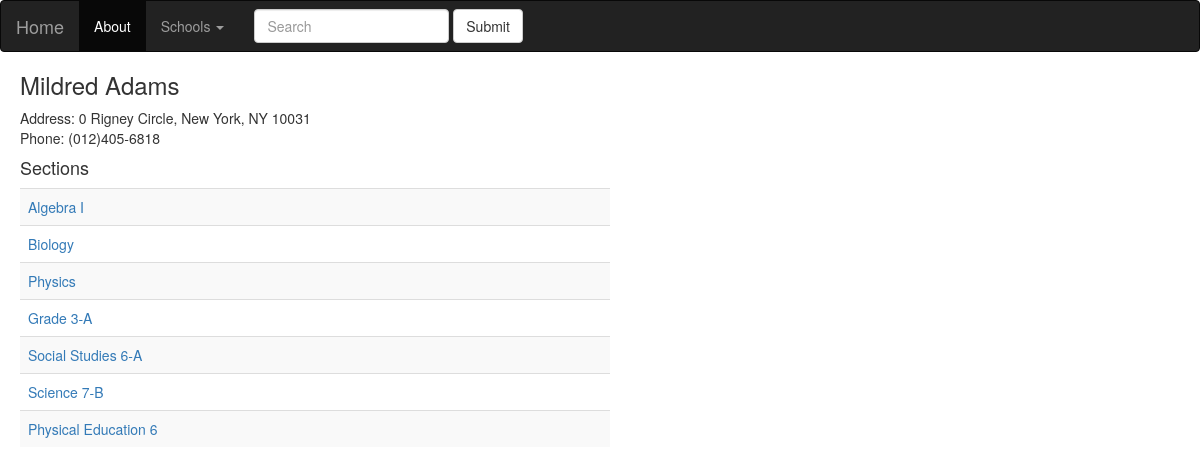
The app's page /districts/1/schools/1/students/5/, older data.
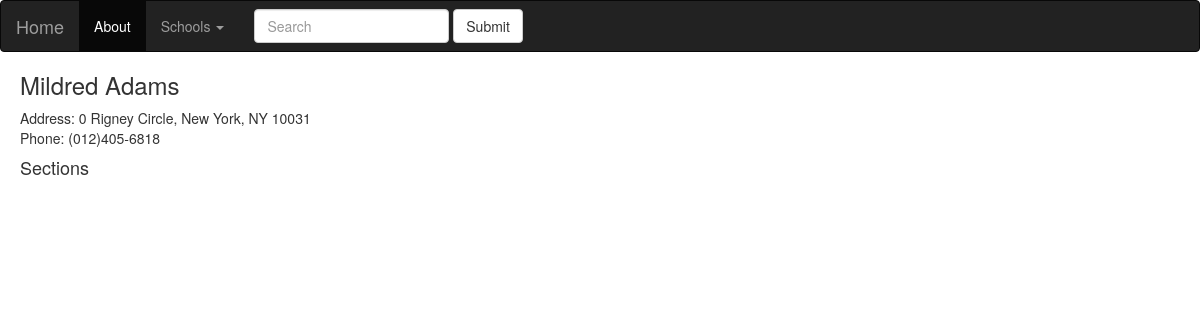
The same page, newer data.
### database_setup.py (models this page shows, shortened)
class Section(Base):
    __tablename__ = 'section'
    id = Column(Integer, primary_key=True)
    name = Column(String(40), nullable=False)
    school_id = Column(Integer, ForeignKey('school.id'))
    school = relationship(School)
    teacher_id = Column(Integer, ForeignKey('teacher.id'))
    teacher = relationship(Teacher)
    students = relationship('Student', secondary='enrollment')

### schools.py (the view)
@app.route('/districts/<int:district_id>/schools/<int:school_id>/students/<int:student_id>/')
def showStudent(district_id, school_id, student_id):
    student = session.query(Student).filter_by(id=student_id).one()
    sections = student.sections
    return render_template('student.html',
                           district_id=district_id,
                           school_id=school_id,
                           student=student,
                           sections=sections)

### templates/student.html (shortened to what this page needs)
{% extends "base.html" %}
{% block content %}
<h3>{{student.first_name}} {{student.last_name}}</h3>
<p>Address: {{student.address}}, {{student.city}}, {{student.state}} {{student.zip}}<br>
Phone: {{student.phone}}</p>
<h4>Sections</h4>
<table class="table table-striped" style="width:50%">
{% for section in sections %}
<tr>
	<td><a href='{{url_for('showSection', district_id=district_id, school_id=school_id, section_id=section.id)}}'>{{section.name}}</a></td>
</tr>
{% endfor %}
</table>
{% endblock %}

Row changes from the older to the newer data that the page shows:
no longer on this page (row edited): Section: name "Algebra I"
no longer on this page (row edited): Section: name "Biology"
no longer on this page (row edited): Section: name "Physics"
no longer on this page (row edited): Section: name "Grade 3-A"
no longer on this page (row edited): Section: name "Social Studies 6-A"
no longer on this page (row edited): Section: name "Science 7-B"
no longer on this page (row edited): Section: name "Physical Education 6"
